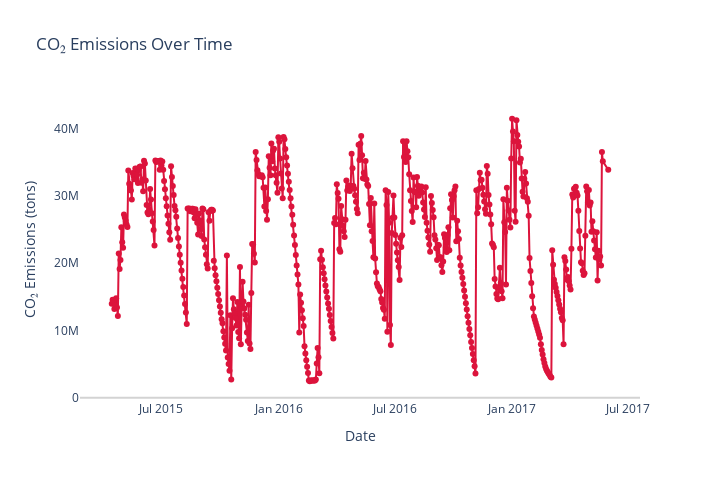
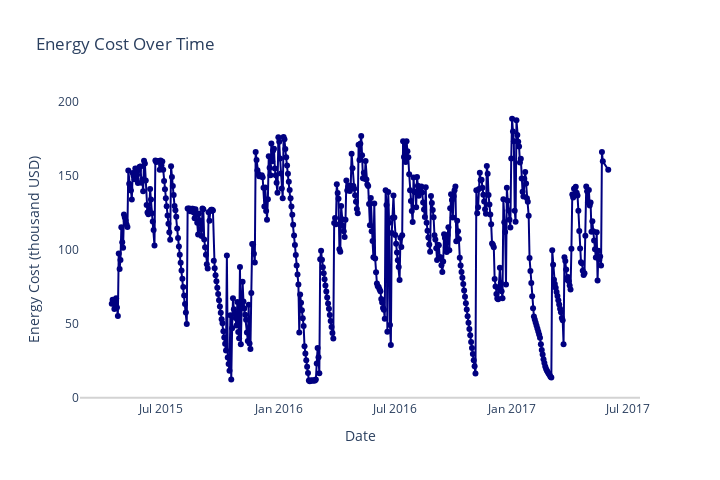
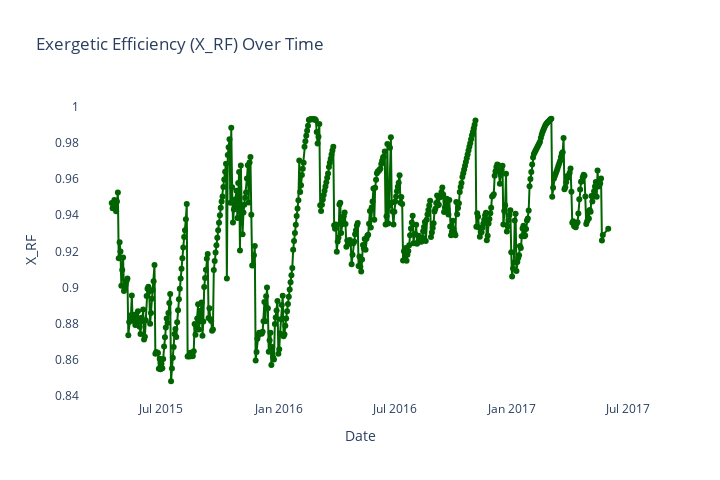
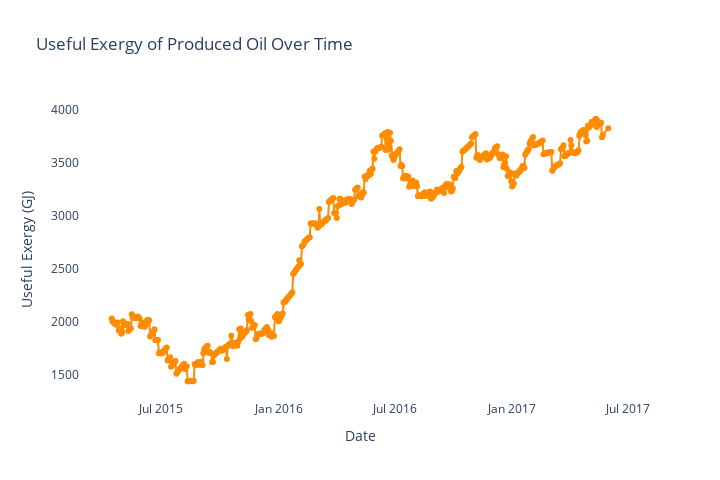

Write notebook code for charts like these, in order.
### Code cell
import pandas as pd
import numpy as np
import plotly.graph_objects as go

# --- Input static variables ---
print("Enter the constant parameters:")

rho_O = float(input("Oil density (kg/m³) [800-1100]: "))
rho_W = float(input("Water density (kg/m³) [1000-1500]: "))
eff_pump = float(input("Injection pump efficiency (%) [75-85]: ")) / 100
eff_poly = float(input("Polymer efficiency (%) [0-100]: ")) / 100
eff_pui = float(input("Preparation unit efficiency (%) [75-90]: ")) / 100
d_shipping = float(input("Polymer transport distance (km) [1000-20000]: "))
H = float(input("Lift system height (m) [100-10000]: "))
ALS = float(input("ALS efficiency (%) [75-90]: ")) / 100
n_valves = int(input("Number of valves installed (1-15): "))
CO2_factor = float(input("CO2 emission factor (kg CO2 / kWh): "))
energy_cost = float(input("Energy cost (USD / kWh): "))

# Constants
X_trat = 5  # kW/m³
X_Oil_Chem = 45.63e6  # J/kg
X_man = 123.6e6  # J/kg
X_shipping = 188  # J/(kg·km)
g = 9.81  # m/s²
bbl_to_m3 = 0.158987
psi_to_Pa = 6894.76

# Load data
df = pd.read_excel("Wells_data.xlsx")

# Unit conversions
df["Qinj_m3"] = df["Qinj_B"] * bbl_to_m3
df["qoil_m3"] = df["qoil_B"] * bbl_to_m3
df["ΔP_Pa"] = df["WHP_psi"] * psi_to_Pa

# Initialize result columns
df["X_mix_J"] = 0.0
df["X_W_Prod_J"] = 0.0
df["X_Iny_J"] = 0.0
df["X_RFV_J"] = 0.0
df["X_ALS_J"] = 0.0
df["X_Oil_Total_J"] = 0.0
df["X_RF"] = 0.0

# Process each row
for i, row in df.iterrows():
    V_mix = row["Qinj_m3"]

    # X_mix
    X_mix = (V_mix * row["C"] * (X_man + X_shipping * d_shipping)) / eff_pui

    # X_W_Prod (Water treatment exergy)
    X_W_Prod = row["Qinj_m3"] * X_trat * 3600 * 1000  # convert kW·h to J

    # X_Iny (Injection pump exergy)
    X_Iny = row["Qinj_m3"] * row["ΔP_Pa"] / (eff_pump * eff_poly)

    # X_RFV (Valve exergy sum for all valves)
    X_RFV = 0
    for _ in range(n_valves):
        X_RFV += row["Qinj_m3"] * row["ΔP_Pa"] / eff_poly  # valve exergy per valve
    X_RFV /= eff_pump

    # X_ALS (Artificial lift system exergy)
    rho_mix = row["WOR"] * rho_W + (1 - row["WOR"]) * rho_O
    V_liq = row["qoil_m3"] * (1 + row["WOR"])
    X_ALS = V_liq * rho_mix * g * H / ALS

    # X_Oil_Total (Total chemical exergy of oil)
    m_oil = row["qoil_m3"] * rho_O
    X_Oil_Total = X_Oil_Chem * m_oil

    # Exergetic efficiency
    total_input_exergy = X_mix + X_W_Prod + X_Iny + X_RFV + X_ALS
    X_RF = (X_Oil_Total - total_input_exergy) / X_Oil_Total if X_Oil_Total != 0 else 0

    # Save results
    df.loc[i, "X_mix_J"] = X_mix
    df.loc[i, "X_W_Prod_J"] = X_W_Prod
    df.loc[i, "X_Iny_J"] = X_Iny
    df.loc[i, "X_RFV_J"] = X_RFV
    df.loc[i, "X_ALS_J"] = X_ALS
    df.loc[i, "X_Oil_Total_J"] = X_Oil_Total
    df.loc[i, "X_RF"] = X_RF

# Sum input exergies for emissions and cost
df["Input_Exergies_J"] = df["X_mix_J"] + df["X_W_Prod_J"] + df["X_Iny_J"] + df["X_RFV_J"] + df["X_ALS_J"]

# Convert input exergy to kWh (1 J = 2.77778e-7 kWh)
df["Input_Exergies_kWh"] = df["Input_Exergies_J"] * 2.77778e-7

# CO2 emissions in tons
df["CO2_Emissions_tons"] = df["Input_Exergies_kWh"] * CO2_factor / 1000

# Energy cost in thousand USD
df["Energy_Cost_kUSD"] = df["Input_Exergies_kWh"] * energy_cost / 1000

# Useful oil exergy fraction in GJ
df["Useful_Oil_Exergy_GJ"] = (df["X_Oil_Total_J"] * df["X_RF"]) / 1e9

# --- Plot 1: CO2 Emissions Over Time ---
fig1 = go.Figure()
fig1.add_trace(go.Scatter(
    x=df["Fecha_poly"],
    y=df["CO2_Emissions_tons"],
    mode="lines+markers",
    name="CO2 Emissions (tons)",
    line=dict(color="crimson"),
))
fig1.update_layout(
    title="CO₂ Emissions Over Time",
    xaxis_title="Date",
    yaxis_title="CO₂ Emissions (tons)",
    plot_bgcolor="white",
    xaxis=dict(showgrid=True, zeroline=True, zerolinecolor="lightgray"),
    yaxis=dict(showgrid=True, zeroline=True, zerolinecolor="lightgray"),
    legend=dict(x=0.01, y=0.99, bgcolor="white"),
    width=720,
    height=480,
)
fig1.show()

# --- Plot 2: Energy Cost Over Time ---
fig2 = go.Figure()
fig2.add_trace(go.Scatter(
    x=df["Fecha_poly"],
    y=df["Energy_Cost_kUSD"],
    mode="lines+markers",
    name="Energy Cost (thousand USD)",
    line=dict(color="navy"),
))
fig2.update_layout(
    title="Energy Cost Over Time",
    xaxis_title="Date",
    yaxis_title="Energy Cost (thousand USD)",
    plot_bgcolor="white",
    xaxis=dict(showgrid=True, zeroline=True, zerolinecolor="lightgray"),
    yaxis=dict(showgrid=True, zeroline=True, zerolinecolor="lightgray"),
    legend=dict(x=0.01, y=0.99, bgcolor="white"),
    width=720,
    height=480,
)
fig2.show()

# --- Plot 3: Exergetic Efficiency (X_RF) ---
fig3 = go.Figure()
fig3.add_trace(go.Scatter(
    x=df["Fecha_poly"],
    y=df["X_RF"],
    mode="lines+markers",
    name="Exergetic Efficiency (X_RF)",
    line=dict(color="darkgreen"),
))
fig3.update_layout(
    title="Exergetic Efficiency (X_RF) Over Time",
    xaxis_title="Date",
    yaxis_title="X_RF",
    plot_bgcolor="white",
    xaxis=dict(showgrid=True, zeroline=True, zerolinecolor="lightgray"),
    yaxis=dict(showgrid=True, zeroline=True, zerolinecolor="lightgray"),
    legend=dict(x=0.01, y=0.99, bgcolor="white"),
    width=720,
    height=480,
)
fig3.show()

# --- Plot 4: Useful Oil Exergy Over Time ---
fig4 = go.Figure()
fig4.add_trace(go.Scatter(
    x=df["Fecha_poly"],
    y=df["Useful_Oil_Exergy_GJ"],
    mode="lines+markers",
    name="Useful Oil Exergy (GJ)",
    line=dict(color="darkorange"),
))
fig4.update_layout(
    title="Useful Exergy of Produced Oil Over Time",
    xaxis_title="Date",
    yaxis_title="Useful Exergy (GJ)",
    plot_bgcolor="white",
    xaxis=dict(showgrid=True, zeroline=True, zerolinecolor="lightgray"),
    yaxis=dict(showgrid=True, zeroline=True, zerolinecolor="lightgray"),
    legend=dict(x=0.01, y=0.99, bgcolor="white"),
    width=720,
    height=480,
)
fig4.show()






# Save results
df.to_excel("Exergy_CO2_EnergyCost_Results.xlsx", index=False)

### Figure 1 — Plotly figure (JSON) as saved in the notebook; plotly's stock layout.template omitted (floating-point values rounded to 4 significant figures; data arrays with more than 128 entries replaced by an {"elided": "..."} marker saying what was removed)
{"data": [{"line": {"color": "crimson"}, "mode": "lines+markers", "name": "CO2 Emissions (tons)", "type": "scatter", "x": {"elided": "565 str values"}, "y": {"elided": "565 float values"}}], "layout": {"height": 480, "legend": {"bgcolor": "white", "x": 0.01, "y": 0.99}, "plot_bgcolor": "white", "title": {"text": "CO₂ Emissions Over Time"}, "width": 720, "xaxis": {"showgrid": true, "title": {"text": "Date"}, "zeroline": true, "zerolinecolor": "lightgray"}, "yaxis": {"showgrid": true, "title": {"text": "CO₂ Emissions (tons)"}, "zeroline": true, "zerolinecolor": "lightgray"}}}

### Figure 2 — Plotly figure (JSON) as saved in the notebook; plotly's stock layout.template omitted (floating-point values rounded to 4 significant figures; data arrays with more than 128 entries replaced by an {"elided": "..."} marker saying what was removed)
{"data": [{"line": {"color": "navy"}, "mode": "lines+markers", "name": "Energy Cost (thousand USD)", "type": "scatter", "x": {"elided": "565 str values"}, "y": {"elided": "565 float values"}}], "layout": {"height": 480, "legend": {"bgcolor": "white", "x": 0.01, "y": 0.99}, "plot_bgcolor": "white", "title": {"text": "Energy Cost Over Time"}, "width": 720, "xaxis": {"showgrid": true, "title": {"text": "Date"}, "zeroline": true, "zerolinecolor": "lightgray"}, "yaxis": {"showgrid": true, "title": {"text": "Energy Cost (thousand USD)"}, "zeroline": true, "zerolinecolor": "lightgray"}}}

### Figure 3 — Plotly figure (JSON) as saved in the notebook; plotly's stock layout.template omitted (floating-point values rounded to 4 significant figures; data arrays with more than 128 entries replaced by an {"elided": "..."} marker saying what was removed)
{"data": [{"line": {"color": "darkgreen"}, "mode": "lines+markers", "name": "Exergetic Efficiency (X_RF)", "type": "scatter", "x": {"elided": "565 str values"}, "y": {"elided": "565 float values"}}], "layout": {"height": 480, "legend": {"bgcolor": "white", "x": 0.01, "y": 0.99}, "plot_bgcolor": "white", "title": {"text": "Exergetic Efficiency (X_RF) Over Time"}, "width": 720, "xaxis": {"showgrid": true, "title": {"text": "Date"}, "zeroline": true, "zerolinecolor": "lightgray"}, "yaxis": {"showgrid": true, "title": {"text": "X_RF"}, "zeroline": true, "zerolinecolor": "lightgray"}}}

### Figure 4 — Plotly figure (JSON) as saved in the notebook; plotly's stock layout.template omitted (floating-point values rounded to 4 significant figures; data arrays with more than 128 entries replaced by an {"elided": "..."} marker saying what was removed)
{"data": [{"line": {"color": "darkorange"}, "mode": "lines+markers", "name": "Useful Oil Exergy (GJ)", "type": "scatter", "x": {"elided": "565 str values"}, "y": {"elided": "565 float values"}}], "layout": {"height": 480, "legend": {"bgcolor": "white", "x": 0.01, "y": 0.99}, "plot_bgcolor": "white", "title": {"text": "Useful Exergy of Produced Oil Over Time"}, "width": 720, "xaxis": {"showgrid": true, "title": {"text": "Date"}, "zeroline": true, "zerolinecolor": "lightgray"}, "yaxis": {"showgrid": true, "title": {"text": "Useful Exergy (GJ)"}, "zeroline": true, "zerolinecolor": "lightgray"}}}
